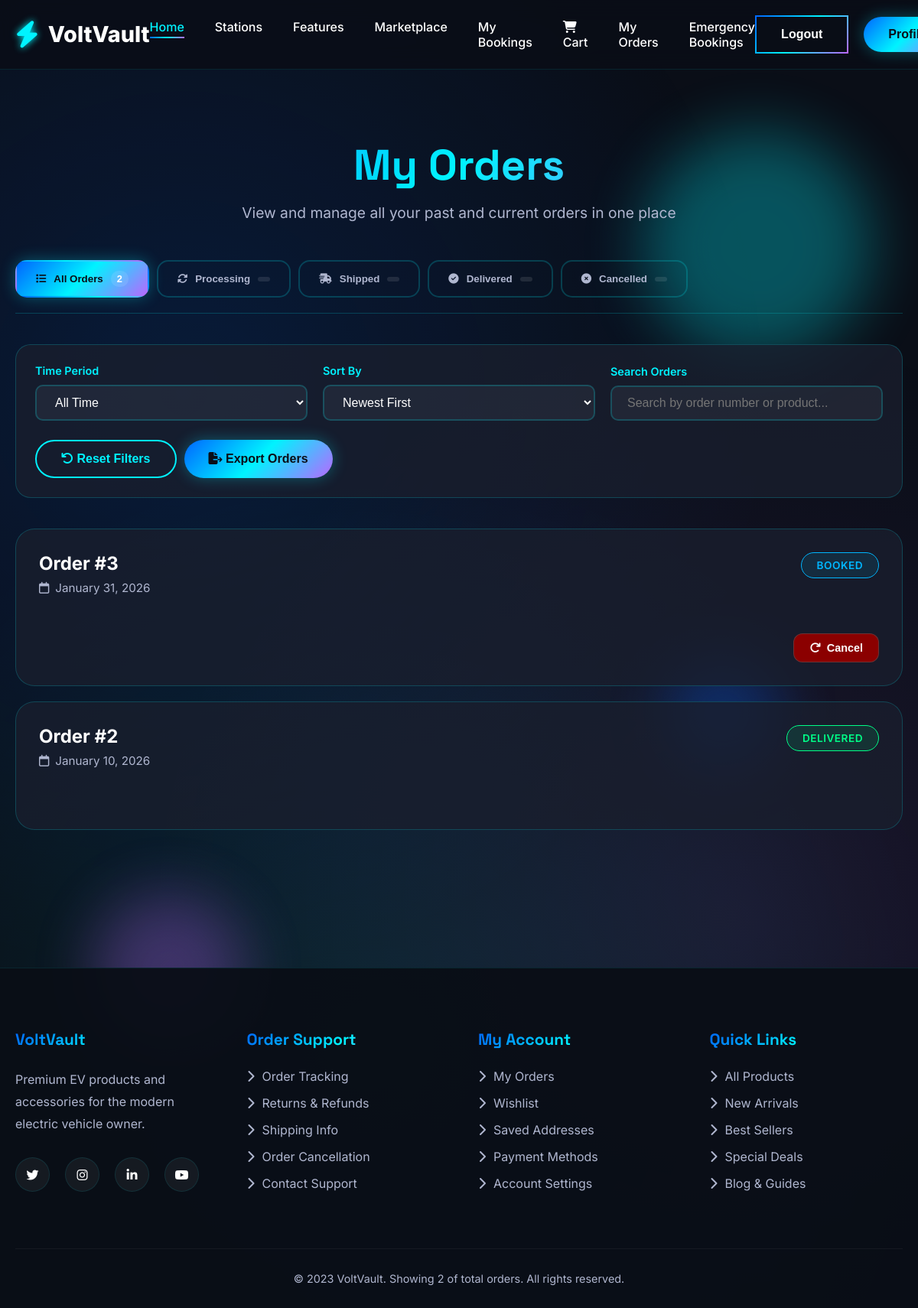
/my-orders/ (signed in), run on the app's committed database.
### myapp/models.py (models this page shows, shortened)
class Order(models.Model):
    user=models.ForeignKey(Register,on_delete=models.CASCADE)
    fname=models.CharField(max_length=100)
    lname=models.CharField(max_length=100)
    email=models.EmailField()
    phone=models.IntegerField()
    address=models.TextField()
    city=models.CharField(max_length=100)
    state=models.CharField(max_length=100)
    zip=models.IntegerField()
    country=models.CharField(max_length=100)
    billing_address=models.TextField()
    billing_city=models.CharField(max_length=100)
    billing_state=models.CharField(max_length=100)
    billing_zip=models.IntegerField()
    status=models.CharField(max_length=100,default='Booked')
    created_at=models.DateField(auto_now_add=True)

### myapp/views.py (the view)
# urls.py: path('my-orders/',views.my_orders),
def my_orders(request):
    uid=request.session.get("uid")
    reg=Register.objects.get(id=uid)
    orders=Order.objects.filter(user=reg)
    return render(request,'user/my-orders.html',{'orders':orders})

### myapp/templates/user/my-orders.html (shortened to what this page needs)
<!DOCTYPE html>
<html lang="en">
<head>
    <link rel="stylesheet" href="https://cdnjs.cloudflare.com/ajax/libs/font-awesome/6.4.0/css/all.min.css">
    <link rel="stylesheet" href="https://cdnjs.cloudflare.com/ajax/libs/animate.css/4.1.1/animate.min.css">
</head>
<body>
    <div class="floating-element float-1"></div>
    <div class="floating-element float-3"></div>
    <header id="header">
        <div class="container header-container">
            <div class="logo animate__animated animate__fadeInLeft">
                <i class="fas fa-bolt logo-icon"></i>
                <span>VoltVault</span>
            </div>
            <nav class="animate__animated animate__fadeInDown">
                <ul class="nav-links">
                    <li><a href="/user/" class="active">Home</a></li>
                    <li><a href="/user#stations">Stations</a></li>
                    <li><a href="/user#features">Features</a></li>
                    <li><a href="/products/">Marketplace</a></li>
                    <li><a href="/my-bookings/">My Bookings</a></li>
                    <li><a href="/cart/"><i class="fas fa-shopping-cart"></i> Cart</a></li>
                    <li><a href="/my-orders/">My Orders</a></li>
                    <li><a href="/my-emergency-bookings/">Emergency Bookings</a></li>
                </ul>
            </nav>
            <div class="header-actions animate__animated animate__fadeInRight">
                <button class="btn btn-primary" onclick="window.location.href='/login/'">Logout</button>
                <button class="btn btn-glow" onclick="window.location.href='/profile/'">Profile</button>
            </div>
        </div>
    </header>
    <section class="orders-section">
        <div class="container">
            <div class="orders-header animate__animated animate__fadeInDown">
                <h1>My Orders</h1>
                <p class="orders-subtitle">
                    View and manage all your past and current orders in one place
                </p>
            </div>
            <div class="dashboard-tabs animate__animated animate__fadeInUp">
                <button class="tab-btn active" onclick="filterOrders('all')">
                    <i class="fas fa-list"></i> All Orders
                    <span class="tab-badge">{{ orders|length }}</span>
                </button>
                <button class="tab-btn" onclick="filterOrders('processing')">
                    <i class="fas fa-sync-alt"></i> Processing
                    <span class="tab-badge">{{ processing_count }}</span>
                </button>
                <button class="tab-btn" onclick="filterOrders('shipped')">
                    <i class="fas fa-shipping-fast"></i> Shipped
                    <span class="tab-badge">{{ shipped_count }}</span>
                </button>
                <button class="tab-btn" onclick="filterOrders('delivered')">
                    <i class="fas fa-check-circle"></i> Delivered
                    <span class="tab-badge">{{ delivered_count }}</span>
                </button>
                <button class="tab-btn" onclick="filterOrders('cancelled')">
                    <i class="fas fa-times-circle"></i> Cancelled
                    <span class="tab-badge">{{ cancelled_count }}</span>
                </button>
            </div>
            <div class="orders-filter animate__animated animate__fadeInUp" style="animation-delay: 0.1s">
                <div class="filter-row">
                    <div class="filter-group">
                        <label class="filter-label">Time Period</label>
                        <select class="filter-select" id="timeFilter" onchange="filterByTime()">
                            <option value="all">All Time</option>
                        </select>
                    </div>
                    <div class="filter-group">
                        <label class="filter-label">Sort By</label>
                        <select class="filter-select" id="sortFilter" onchange="sortOrders()">
                            <option value="newest">Newest First</option>
                        </select>
                    </div>
                    <div class="filter-group">
                        <label class="filter-label">Search Orders</label>
                        <input type="text" class="filter-input" id="searchOrders" placeholder="Search by order number or product..." onkeyup="searchOrders()">
                    </div>
                </div>
                <div class="filter-actions">
                    <button class="btn btn-outline" onclick="resetFilters()">
                        <i class="fas fa-undo"></i> Reset Filters
                    </button>
                    <button class="btn btn-glow" onclick="exportOrders()">
                        <i class="fas fa-file-export"></i> Export Orders
                    </button>
                </div>
            </div>
            <div class="orders-list">
                {% if orders %}
                    {% for order in orders %}
                    <div class="order-card animate__animated animate__fadeInUp"
                         data-status="{{ order.status }}"
                         data-date="{{ order.created_at|date:'Y-m-d' }}"
                         data-total="{{ order.total }}"
                         data-number="{{ order.order_number }}">
                        <div class="order-header">
                            <div class="order-info">
                                <div class="order-number">Order #{{ order.id }}</div>
                                <div class="order-date">
                                    <i class="far fa-calendar"></i>
                                    {{ order.created_at|date:"F d, Y" }}
                                </div>
                            </div>
                            <div class="order-status">
                                <div class="status-badge status-{{ order.status|lower }}">
                                    {{ order.status }}
                                </div>
                            </div>
                        </div>
                        <div class="order-footer">
                            <div class="order-actions">
                                {% if order.status == 'Booked' %}
                                <button class="action-btn" style="background-color: darkred;color: white" onclick="window.location.href='/manage-order/{{order.id}}/Cancelled/'">
                                    <i class="fas fa-redo"></i> Cancel
                                </button>
                                {% endif %}
                            </div>
                        </div>
                    </div>
                    {% endfor %}
                {% endif %}
            </div>
        </div>
    </section>
    <footer>
        <div class="container">
            <div class="footer-content">
                <div class="footer-column">
                    <h3>VoltVault</h3>
                    <p style="color: #b0b7d0; margin-bottom: 25px; line-height: 1.8;">
                        Premium EV products and accessories for the modern electric vehicle owner.
                    </p>
                    <div class="social-links">
                        <a href="#" class="social-link"><i class="fab fa-twitter"></i></a>
                        <a href="#" class="social-link"><i class="fab fa-instagram"></i></a>
                        <a href="#" class="social-link"><i class="fab fa-linkedin-in"></i></a>
                        <a href="#" class="social-link"><i class="fab fa-youtube"></i></a>
                    </div>
                </div>
                <div class="footer-column">
                    <h3>Order Support</h3>
                    <ul class="footer-links">
                        <li><a href="/tracking/"><i class="fas fa-chevron-right"></i> Order Tracking</a></li>
                        <li><a href="/returns/"><i class="fas fa-chevron-right"></i> Returns & Refunds</a></li>
                        <li><a href="/shipping/"><i class="fas fa-chevron-right"></i> Shipping Info</a></li>
                        <li><a href="/cancellations/"><i class="fas fa-chevron-right"></i> Order Cancellation</a></li>
                        <li><a href="/contact/"><i class="fas fa-chevron-right"></i> Contact Support</a></li>
                    </ul>
                </div>
                <div class="footer-column">
                    <h3>My Account</h3>
                    <ul class="footer-links">
                        <li><a href="/orders/"><i class="fas fa-chevron-right"></i> My Orders</a></li>
                        <li><a href="/wishlist/"><i class="fas fa-chevron-right"></i> Wishlist</a></li>
                        <li><a href="/addresses/"><i class="fas fa-chevron-right"></i> Saved Addresses</a></li>
                        <li><a href="/payment-methods/"><i class="fas fa-chevron-right"></i> Payment Methods</a></li>
                        <li><a href="/account-settings/"><i class="fas fa-chevron-right"></i> Account Settings</a></li>
                    </ul>
                </div>
                <div class="footer-column">
                    <h3>Quick Links</h3>
                    <ul class="footer-links">
                        <li><a href="/products/"><i class="fas fa-chevron-right"></i> All Products</a></li>
                        <li><a href="/new-arrivals/"><i class="fas fa-chevron-right"></i> New Arrivals</a></li>
                        <li><a href="/best-sellers/"><i class="fas fa-chevron-right"></i> Best Sellers</a></li>
                        <li><a href="/deals/"><i class="fas fa-chevron-right"></i> Special Deals</a></li>
                        <li><a href="/blog/"><i class="fas fa-chevron-right"></i> Blog & Guides</a></li>
                    </ul>
                </div>
            </div>
            <div class="copyright">
                <p>&copy; 2023 VoltVault. Showing {{ orders|length }} of {{ total_orders }} total orders. All rights reserved.</p>
            </div>
        </div>
    </footer>
</body>
</html>

### data on the page
Order: id "2", created_at "January 10, 2026", status "DELIVERED"
Order: id "3", created_at "January 31, 2026", status "BOOKED"

### other printed values
{{ orders|length }} "2"
